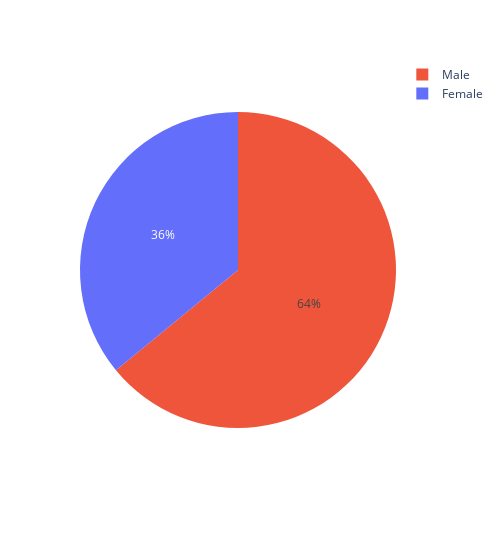

Write notebook code for a chart like this one.
### Code cell
px.pie(data_frame = gender_suiside ,values = 'Total Suisides', names = 'Gender',width = 500, color = ('red','blue'))

### Figure 1 — Plotly figure (JSON) as saved in the notebook; plotly's stock layout.template omitted (floating-point values rounded to 4 significant figures)
{"data": [{"customdata": [["red"], ["blue"]], "domain": {"x": [0, 1], "y": [0, 1]}, "hovertemplate": "Gender=%{label}<br>Total Suisides=%{value}<br>color=%{customdata[0]}<extra></extra>", "labels": ["Female", "Male"], "legendgroup": "", "marker": {"colors": ["#636efa", "#EF553B"]}, "name": "", "showlegend": true, "type": "pie", "values": [1558896, 2777252]}], "layout": {"legend": {"tracegroupgap": 0}, "margin": {"t": 60}, "width": 500}}
